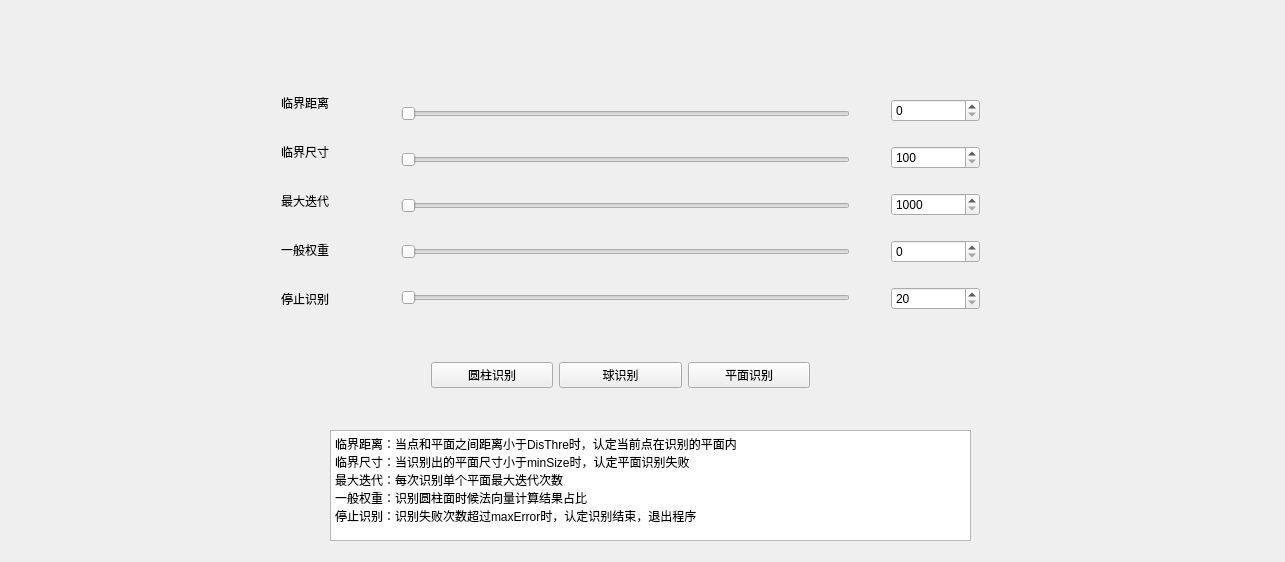
<?xml version="1.0" encoding="UTF-8"?>
<ui version="4.0">
 <class>segmentation_dragon</class>
 <widget class="QWidget" name="segmentation_dragon">
  <property name="geometry">
   <rect>
    <x>0</x>
    <y>0</y>
    <width>1285</width>
    <height>562</height>
   </rect>
  </property>
  <property name="windowTitle">
   <string>segmentation_dragon</string>
  </property>
  <widget class="QWidget" name="verticalLayoutWidget">
   <property name="geometry">
    <rect>
     <x>420</x>
     <y>340</y>
     <width>401</width>
     <height>71</height>
    </rect>
   </property>
   <layout class="QHBoxLayout" name="horizontalLayout">
    <item>
     <widget class="QPushButton" name="button_plane">
      <property name="text">
       <string>圆柱识别</string>
      </property>
     </widget>
    </item>
    <item>
     <widget class="QPushButton" name="pushButton_3">
      <property name="text">
       <string>球识别</string>
      </property>
     </widget>
    </item>
    <item>
     <widget class="QPushButton" name="button_mian">
      <property name="text">
       <string>平面识别</string>
      </property>
     </widget>
    </item>
   </layout>
  </widget>
  <widget class="QWidget" name="verticalLayoutWidget_2">
   <property name="geometry">
    <rect>
     <x>390</x>
     <y>70</y>
     <width>471</width>
     <height>271</height>
    </rect>
   </property>
   <layout class="QVBoxLayout" name="verticalLayout_2">
    <item>
     <widget class="QSlider" name="horizontalSlider">
      <property name="maximum">
       <number>100</number>
      </property>
      <property name="singleStep">
       <number>1</number>
      </property>
      <property name="pageStep">
       <number>10</number>
      </property>
      <property name="value">
       <number>0</number>
      </property>
      <property name="sliderPosition">
       <number>0</number>
      </property>
      <property name="orientation">
       <enum>Qt::Horizontal</enum>
      </property>
     </widget>
    </item>
    <item>
     <widget class="QSlider" name="horizontalSlider_2">
      <property name="minimum">
       <number>100</number>
      </property>
      <property name="maximum">
       <number>1000</number>
      </property>
      <property name="orientation">
       <enum>Qt::Horizontal</enum>
      </property>
     </widget>
    </item>
    <item>
     <widget class="QSlider" name="horizontalSlider_3">
      <property name="minimum">
       <number>1000</number>
      </property>
      <property name="maximum">
       <number>5000</number>
      </property>
      <property name="orientation">
       <enum>Qt::Horizontal</enum>
      </property>
     </widget>
    </item>
    <item>
     <widget class="QSlider" name="horizontalSlider_4">
      <property name="maximum">
       <number>100</number>
      </property>
      <property name="orientation">
       <enum>Qt::Horizontal</enum>
      </property>
     </widget>
    </item>
    <item>
     <widget class="QSlider" name="horizontalSlider_5">
      <property name="minimum">
       <number>20</number>
      </property>
      <property name="maximum">
       <number>50</number>
      </property>
      <property name="orientation">
       <enum>Qt::Horizontal</enum>
      </property>
     </widget>
    </item>
   </layout>
  </widget>
  <widget class="QWidget" name="verticalLayoutWidget_3">
   <property name="geometry">
    <rect>
     <x>270</x>
     <y>70</y>
     <width>111</width>
     <height>261</height>
    </rect>
   </property>
   <layout class="QVBoxLayout" name="verticalLayout_3">
    <item>
     <widget class="QLabel" name="label">
      <property name="text">
       <string>临界距离</string>
      </property>
     </widget>
    </item>
    <item>
     <widget class="QLabel" name="label_3">
      <property name="text">
       <string>临界尺寸</string>
      </property>
     </widget>
    </item>
    <item>
     <widget class="QLabel" name="label_2">
      <property name="text">
       <string>最大迭代</string>
      </property>
     </widget>
    </item>
    <item>
     <widget class="QLabel" name="label_4">
      <property name="text">
       <string>一般权重</string>
      </property>
     </widget>
    </item>
    <item>
     <widget class="QLabel" name="label_5">
      <property name="text">
       <string>停止识别</string>
      </property>
     </widget>
    </item>
   </layout>
  </widget>
  <widget class="QWidget" name="verticalLayoutWidget_4">
   <property name="geometry">
    <rect>
     <x>880</x>
     <y>70</y>
     <width>111</width>
     <height>271</height>
    </rect>
   </property>
   <layout class="QVBoxLayout" name="verticalLayout_4">
    <item>
     <widget class="QSpinBox" name="spinBox">
      <property name="maximum">
       <number>10000</number>
      </property>
     </widget>
    </item>
    <item>
     <widget class="QSpinBox" name="spinBox_2">
      <property name="minimum">
       <number>100</number>
      </property>
      <property name="maximum">
       <number>10000</number>
      </property>
      <property name="value">
       <number>100</number>
      </property>
     </widget>
    </item>
    <item>
     <widget class="QSpinBox" name="spinBox_3">
      <property name="minimum">
       <number>1000</number>
      </property>
      <property name="maximum">
       <number>10000</number>
      </property>
     </widget>
    </item>
    <item>
     <widget class="QSpinBox" name="spinBox_4">
      <property name="maximum">
       <number>10000</number>
      </property>
     </widget>
    </item>
    <item>
     <widget class="QSpinBox" name="spinBox_5">
      <property name="minimum">
       <number>20</number>
      </property>
      <property name="maximum">
       <number>10000</number>
      </property>
     </widget>
    </item>
   </layout>
  </widget>
  <widget class="QTextBrowser" name="textBrowser">
   <property name="geometry">
    <rect>
     <x>330</x>
     <y>430</y>
     <width>641</width>
     <height>111</height>
    </rect>
   </property>
   <property name="html">
    <string>&lt;!DOCTYPE HTML PUBLIC &quot;-//W3C//DTD HTML 4.0//EN&quot; &quot;http://www.w3.org/TR/REC-html40/strict.dtd&quot;&gt;
&lt;html&gt;&lt;head&gt;&lt;meta name=&quot;qrichtext&quot; content=&quot;1&quot; /&gt;&lt;style type=&quot;text/css&quot;&gt;
p, li { white-space: pre-wrap; }
&lt;/style&gt;&lt;/head&gt;&lt;body style=&quot; font-family:'SimSun'; font-size:9pt; font-weight:400; font-style:normal;&quot;&gt;
&lt;p style=&quot; margin-top:0px; margin-bottom:0px; margin-left:0px; margin-right:0px; -qt-block-indent:0; text-indent:0px;&quot;&gt;临界距离：当点和平面之间距离小于DisThre时，认定当前点在识别的平面内&lt;/p&gt;
&lt;p style=&quot; margin-top:0px; margin-bottom:0px; margin-left:0px; margin-right:0px; -qt-block-indent:0; text-indent:0px;&quot;&gt;临界尺寸：当识别出的平面尺寸小于minSize时，认定平面识别失败&lt;/p&gt;
&lt;p style=&quot; margin-top:0px; margin-bottom:0px; margin-left:0px; margin-right:0px; -qt-block-indent:0; text-indent:0px;&quot;&gt;最大迭代：每次识别单个平面最大迭代次数&lt;/p&gt;
&lt;p style=&quot; margin-top:0px; margin-bottom:0px; margin-left:0px; margin-right:0px; -qt-block-indent:0; text-indent:0px;&quot;&gt;一般权重：识别圆柱面时候法向量计算结果占比&lt;/p&gt;
&lt;p style=&quot; margin-top:0px; margin-bottom:0px; margin-left:0px; margin-right:0px; -qt-block-indent:0; text-indent:0px;&quot;&gt;停止识别：识别失败次数超过maxError时，认定识别结束，退出程序&lt;/p&gt;&lt;/body&gt;&lt;/html&gt;</string>
   </property>
  </widget>
 </widget>
 <layoutdefault spacing="6" margin="11"/>
 <resources/>
 <connections/>
</ui>
